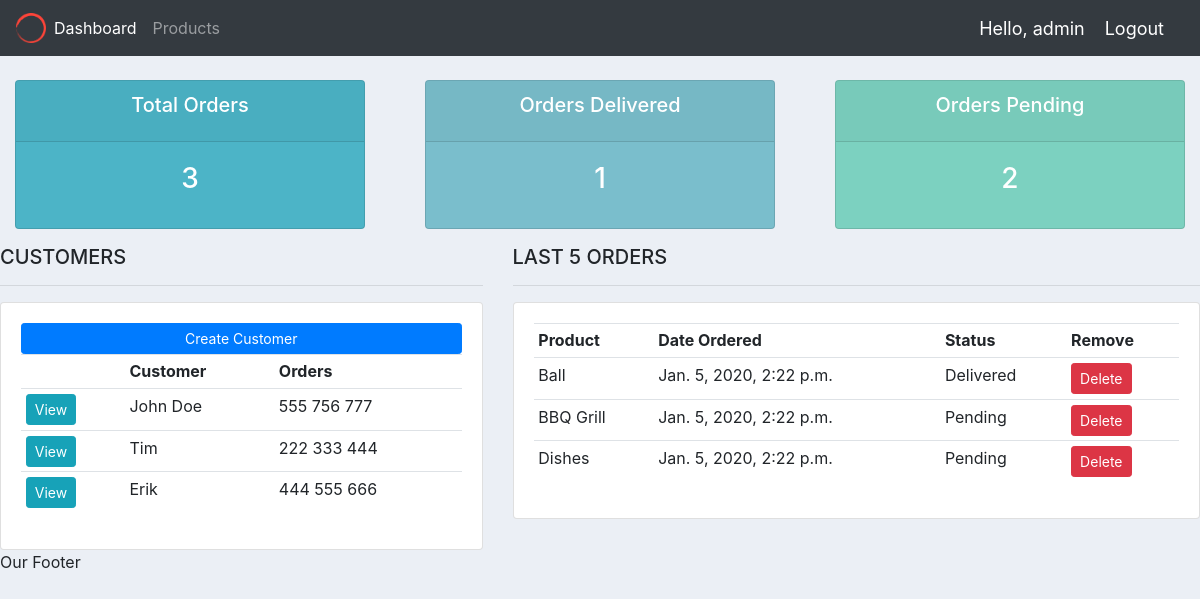
The app's page / (signed in), older data.
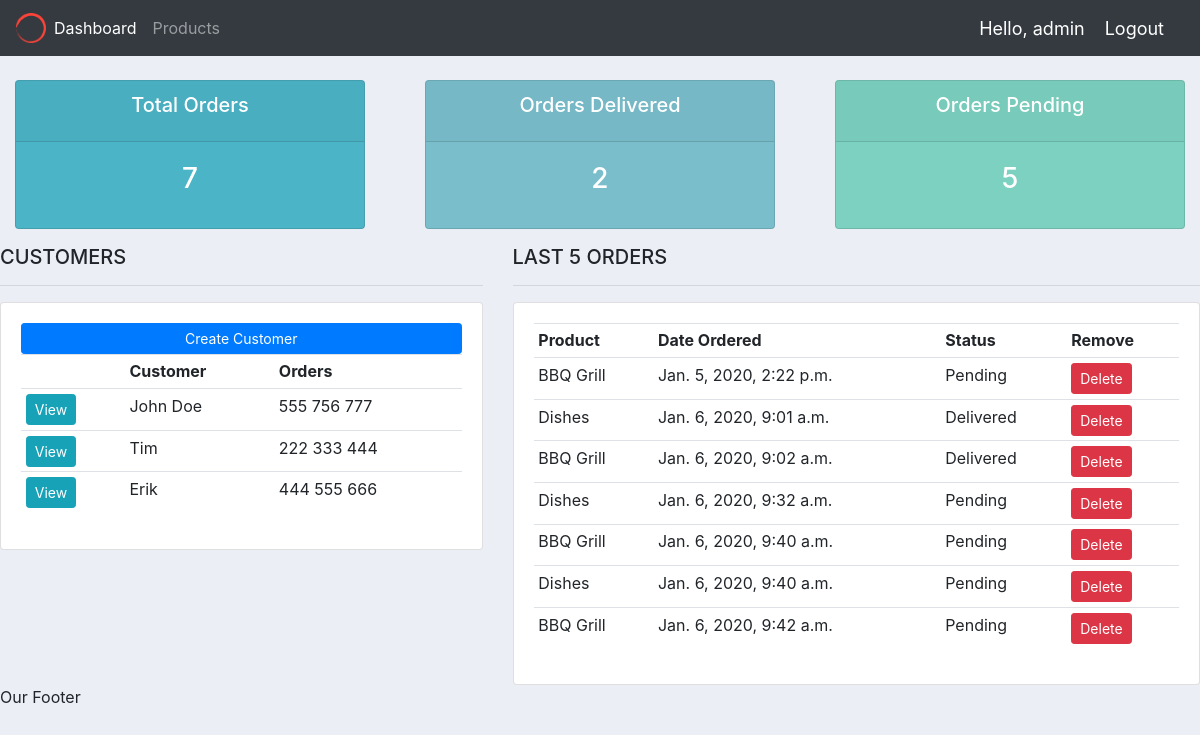
The same page, newer data.
### accounts/models.py (models this page shows, shortened)
class Customer(models.Model):
    name = models.CharField(max_length=155, null=True)
    phone = models.CharField(max_length=155, null=True)
    email = models.CharField(max_length=155, null=True)
    date_created = models.DateTimeField(auto_now_add=True, null=True)

class Order(models.Model):
    STATUS = (
        ('Pending', 'Pending'),
        ('Out For Delivery', 'Out For Delivery'),
        ('Delivered', 'Delivered'),
    )
    customer = models.ForeignKey(Customer, null=True, on_delete=models.SET_NULL)
    product = models.ForeignKey(Product, null=True, on_delete=models.SET_NULL)
    date_created = models.DateTimeField(auto_now_add=True, null=True)
    status = models.CharField(max_length=155, null=True, choices=STATUS)
    note = models.CharField(max_length=1000, null=True)

class Product(models.Model):
    CATEGORY = (
        ('Indoor', 'Indoor'),
        ('Out Door', 'Out Door'),
    )
    name = models.CharField(max_length=155, null=True)
    price = models.FloatField(null=True)
    category = models.CharField(max_length=155, null=True, blank=True, choices=CATEGORY)
    description = models.CharField(max_length=155, null=True, blank=True)
    date_created = models.DateTimeField(auto_now_add=True, null=True)
    tags = models.ManyToManyField(Tag)
    def __str__(self):
        return self.name

### accounts/views.py (the view)
# urls.py: path('', home, name='home'),
@login_required(login_url='login')
def home(request):
    orders = Order.objects.all()
    customers = Customer.objects.all()
    total_customers = customers.count()
    total_orders = orders.count()
    delivered = orders.filter(status='Delivered').count()
    pending = orders.filter(status='Pending').count()
    context = {
        'orders': orders,
        'customers': customers,
        'total_customers': total_customers,
        'total_orders': total_orders,
        'delivered': delivered,
        'pending': pending
    }
    return render(request, 'accounts/dashboard.html', context)

### templates/accounts/dashboard.html
{% extends 'main.html' %}
{% block content %}
    {% include 'accounts/status.html' %}
    <div class="row">
        <div class="col-md-5">
            <h5>CUSTOMERS</h5>
            <hr>
            <div class="card card-body">
                <a href="" class="btn btn-primary btn-sm btn-block">Create Customer</a>
                <table class="table table-sm">
                    <tr>
                        <th></th>
                        <th>Customer</th>
                        <th>Orders</th>
                    </tr>
                    {% for customer in customers %}
                        <tr>
                            <td><a class="btn btn-sm btn-info" href="{% url 'customer' customer.id %}">View</a></td>
                            <td>{{ customer.name }}</td>
                            <td>{{ customer.phone }}</td>
                        </tr>
                    {% endfor %}
                </table>
            </div>
        </div>
        <div class="col-md-7">
            <h5>LAST 5 ORDERS</h5>
            <hr>
            <div class="card card-body">
                <table class="table table-sm">
                    <tr>
                        <th>Product</th>
                        <th>Date Ordered</th>
                        <th>Status</th>
                        <th>Remove</th>
                    </tr>
                    {% for order in orders %}
                        <tr>
                            <td>{{ order.product }}</td>
                            <td>{{ order.date_created }}</td>
                            <td>{{ order.status }}</td>
                            <td><a class="btn btn-sm btn-danger" href="{% url 'delete_order' order.id %}">Delete</a>
                            </td>
                        </tr>
                    {% endfor %}
                </table>
            </div>
        </div>
    </div>
{% endblock %}

### templates/main.html (shortened to what this page needs)
{% load static %}
<!doctype html>
<html lang="en">
<head>
    <link rel="stylesheet" href="https://stackpath.bootstrapcdn.com/bootstrap/4.3.1/css/bootstrap.min.css"
>
    <link rel="stylesheet" href="{% static 'css/main.css' %}">
</head>
<body>
{% include 'navbar.html' %}
{% block content %}
{% endblock content %}
<footer>
    <p>Our Footer</p>
</footer>
</body>
</html>

### templates/navbar.html (shortened to what this page needs)
{% load static %}
<nav class="navbar navbar-expand-lg navbar-dark bg-dark">
    <img id="logo" src="{% static "images/logo.png" %}" alt="logo">
    <div class="collapse navbar-collapse" id="navbarNav">
        <ul class="navbar-nav">
            <li class="nav-item">
                <a class="nav-link active" href="{% url 'home' %}">Dashboard</a>
            </li>
            <li class="nav-item">
                <a class="nav-link" href="{% url  'products' %}">Products</a>
            </li>
        </ul>
    </div>
    <span class="hello-msg">Hello, {{ request.user }} </span>
    <span><a class="hello-msg" href="{% url 'logout' %}">Logout</a></span>
</nav>

### templates/accounts/status.html
<br>
<div class="row">
    <div class="col">
        <div class="col-md">
            <div class="card text-center text-white  mb-3" id="total-orders">
                <div class="card-header">
                    <h5 class="card-title">Total Orders</h5>
                </div>
                <div class="card-body">
                    <h3 class="card-title">{{ total_orders }}</h3>
                </div>
            </div>
        </div>
    </div>
    <div class="col">
        <div class="col-md">
            <div class="card text-center text-white  mb-3" id="orders-delivered">
                <div class="card-header">
                    <h5 class="card-title">Orders Delivered</h5>
                </div>
                <div class="card-body">
                    <h3 class="card-title">{{ delivered }}</h3>
                </div>
            </div>
        </div>
    </div>
    <div class="col">
        <div class="col-md">
            <div class="card text-center text-white  mb-3" id="orders-pending">
                <div class="card-header">
                    <h5 class="card-title">Orders Pending</h5>
                </div>
                <div class="card-body">
                    <h3 class="card-title">{{ pending }}</h3>
                </div>
            </div>
        </div>
    </div>
</div>

### static/css/main.css (style rules this page uses)
body { background-color: #ebeff5; }
#total-orders { background-color: #4cb4c7; }
#orders-delivered { background-color: #7abecc; }
#orders-pending { background-color: #7CD1C0; }

### templates/navbar.html (style rules this page uses)
.hello-msg { font-size: 18px; color: #ffffff; margin-right: 20px; }
#logo { width: 30px; }

Row changes from the older to the newer data that the page shows:
removed Order: product "Ball", date_created "Jan. 5, 2020, 2:22 p.m.", status "Delivered"
removed Order: product "Dishes", date_created "Jan. 5, 2020, 2:22 p.m.", status "Pending"
added Order: product "Dishes", date_created "Jan. 6, 2020, 9:01 a.m.", status "Delivered"
added Order: product "BBQ Grill", date_created "Jan. 6, 2020, 9:02 a.m.", status "Delivered"
added Order: product "Dishes", date_created "Jan. 6, 2020, 9:32 a.m.", status "Pending"
added Order: product "BBQ Grill", date_created "Jan. 6, 2020, 9:40 a.m.", status "Pending"
added Order: product "Dishes", date_created "Jan. 6, 2020, 9:40 a.m.", status "Pending"
added Order: product "BBQ Grill", date_created "Jan. 6, 2020, 9:42 a.m.", status "Pending"
Text that changed along with them:
{{ total_orders }}: "3" → "7"
{{ delivered }}: "1" → "2"
{{ pending }}: "2" → "5"
